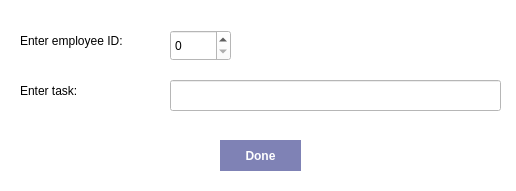
<?xml version="1.0" encoding="UTF-8"?>
<ui version="4.0">
 <class>AssignTask</class>
 <widget class="QDialog" name="AssignTask">
  <property name="geometry">
   <rect>
    <x>0</x>
    <y>0</y>
    <width>516</width>
    <height>191</height>
   </rect>
  </property>
  <property name="windowTitle">
   <string>Dialog</string>
  </property>
  <property name="styleSheet">
   <string notr="true">background-color: rgb(255, 255, 255);</string>
  </property>
  <widget class="QLabel" name="label">
   <property name="geometry">
    <rect>
     <x>20</x>
     <y>30</y>
     <width>121</width>
     <height>21</height>
    </rect>
   </property>
   <property name="styleSheet">
    <string notr="true">color: black;</string>
   </property>
   <property name="text">
    <string>Enter employee ID: </string>
   </property>
  </widget>
  <widget class="QSpinBox" name="emp_id_spinbox">
   <property name="geometry">
    <rect>
     <x>170</x>
     <y>30</y>
     <width>61</width>
     <height>31</height>
    </rect>
   </property>
  </widget>
  <widget class="QPushButton" name="done_btn">
   <property name="geometry">
    <rect>
     <x>220</x>
     <y>140</y>
     <width>81</width>
     <height>31</height>
    </rect>
   </property>
   <property name="cursor">
    <cursorShape>PointingHandCursor</cursorShape>
   </property>
   <property name="styleSheet">
    <string notr="true">background-color: rgb(127, 130, 181); 
border: none;
color: white;
font-weight: 500;</string>
   </property>
   <property name="text">
    <string>Done</string>
   </property>
  </widget>
  <widget class="QLabel" name="label_2">
   <property name="geometry">
    <rect>
     <x>20</x>
     <y>80</y>
     <width>81</width>
     <height>21</height>
    </rect>
   </property>
   <property name="styleSheet">
    <string notr="true">color: black;</string>
   </property>
   <property name="text">
    <string>Enter task:  </string>
   </property>
  </widget>
  <widget class="QLineEdit" name="task_lineedit">
   <property name="geometry">
    <rect>
     <x>170</x>
     <y>80</y>
     <width>331</width>
     <height>31</height>
    </rect>
   </property>
  </widget>
 </widget>
 <resources/>
 <connections/>
</ui>
